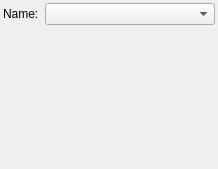
<?xml version="1.0" encoding="UTF-8"?>
<ui version="4.0">
 <class>Widget_NodeShaderParameter</class>
 <widget class="QWidget" name="Widget_NodeShaderParameter">
  <property name="geometry">
   <rect>
    <x>0</x>
    <y>0</y>
    <width>218</width>
    <height>169</height>
   </rect>
  </property>
  <property name="minimumSize">
   <size>
    <width>218</width>
    <height>169</height>
   </size>
  </property>
  <property name="maximumSize">
   <size>
    <width>218</width>
    <height>169</height>
   </size>
  </property>
  <property name="windowTitle">
   <string>Form</string>
  </property>
  <layout class="QVBoxLayout" name="verticalLayout">
   <property name="spacing">
    <number>6</number>
   </property>
   <property name="leftMargin">
    <number>3</number>
   </property>
   <property name="topMargin">
    <number>3</number>
   </property>
   <property name="rightMargin">
    <number>3</number>
   </property>
   <property name="bottomMargin">
    <number>3</number>
   </property>
   <item>
    <layout class="QHBoxLayout" name="horizontalLayout">
     <item>
      <widget class="QLabel" name="label_name">
       <property name="sizePolicy">
        <sizepolicy hsizetype="Maximum" vsizetype="Preferred">
         <horstretch>0</horstretch>
         <verstretch>0</verstretch>
        </sizepolicy>
       </property>
       <property name="text">
        <string>Name:</string>
       </property>
      </widget>
     </item>
     <item>
      <widget class="QComboBox" name="comboBox_name"/>
     </item>
    </layout>
   </item>
   <item>
    <widget class="QWidget" name="widget_value" native="true">
     <property name="sizePolicy">
      <sizepolicy hsizetype="Expanding" vsizetype="Expanding">
       <horstretch>0</horstretch>
       <verstretch>0</verstretch>
      </sizepolicy>
     </property>
    </widget>
   </item>
  </layout>
 </widget>
 <resources/>
 <connections/>
</ui>
